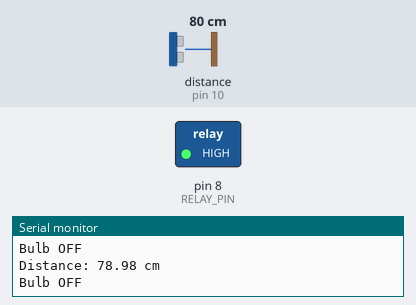
Bench run of a sketch on a simulated Arduino Uno, built with avr-gcc and run on an emulated ATmega328P. Parts: switched loads named in the sketch (green lamp = pin HIGH), the last lines printed to the serial monitor. Wiring (inferred from the names in the program): ultrasonic range finder: trigger pin 9; echo pin 10. The test bench sets the inputs (shaded band); at power-on: distance to the obstacle (sensor on pin 10) 80 cm. The echo pulse lasts 58.3 µs per cm; pins used as bus, display or sensor lines are not drawn.

Above: at 1.2 s.
1.3 s: distance to the obstacle (sensor on pin 10) set to 22 cm
4.3 s: distance to the obstacle (sensor on pin 10) set to 19 cm
At 5.4 s:
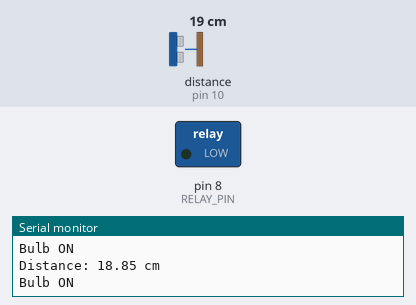
5.9 s: distance to the obstacle (sensor on pin 10) set to 35 cm
At 7.2 s:
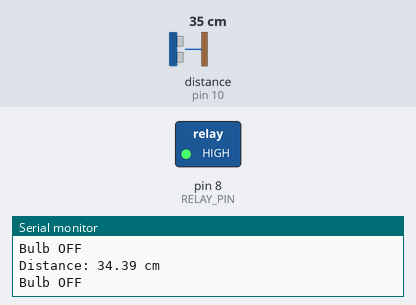
7.5 s: distance to the obstacle (sensor on pin 10) set to 2 cm
At 7.9 s:
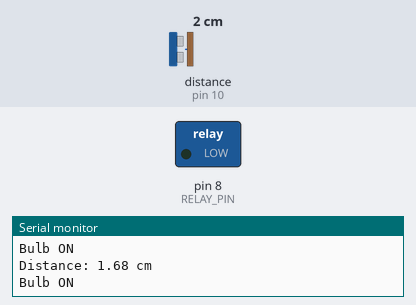
Timing chart, 0 to 10.0 s (numbered marks = the images above; inputs shaded):
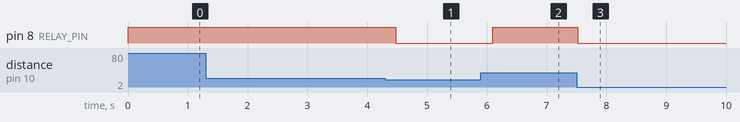

Measured:
- the behaviour switches between 21 and 20 cm on distance to the obstacle (sensor on pin 10) (found by bisection; images 0 and 1)
- after the input at 4.3 s, pin 8 (RELAY_PIN): HIGH → LOW after 0.18 s
- after the input at 5.9 s, pin 8 (RELAY_PIN): LOW → HIGH after 0.20 s
- after the input at 7.5 s, pin 8 (RELAY_PIN): HIGH → LOW at once

The sketch:

ultrasonicbulbrelay.ino
```cpp
const int TRIG_PIN = 9;
const int ECHO_PIN = 10;
const int RELAY_PIN = 8;

void setup()
{
  pinMode(TRIG_PIN, OUTPUT);
  pinMode(ECHO_PIN, INPUT);
  pinMode(RELAY_PIN, OUTPUT);

  digitalWrite(RELAY_PIN, HIGH); // Relay OFF initially

  Serial.begin(9600);
  Serial.println("Ultrasonic + Relay + Bulb");
}

void loop()
{
  // Trigger ultrasonic pulse
  digitalWrite(TRIG_PIN, LOW);
  delayMicroseconds(2);
  digitalWrite(TRIG_PIN, HIGH);
  delayMicroseconds(10);
  digitalWrite(TRIG_PIN, LOW);

  // Measure echo duration
  long duration = pulseIn(ECHO_PIN, HIGH);

  // Convert to distance (cm)
  float distance = duration * 0.034 / 2;

  Serial.print("Distance: ");
  Serial.print(distance);
  Serial.println(" cm");

  // Control relay based on distance
  if (distance > 0 && distance < 20)
  {
    digitalWrite(RELAY_PIN, LOW);   // Relay ON
    Serial.println("Bulb ON");
  }
  else
  {
    digitalWrite(RELAY_PIN, HIGH);  // Relay OFF
    Serial.println("Bulb OFF");
  }

  delay(200);
}
```
